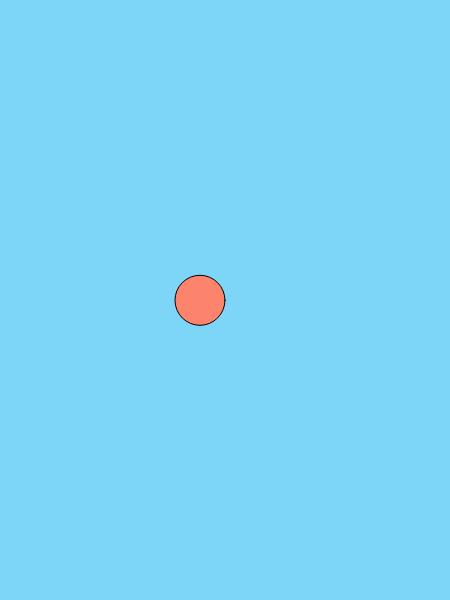
Frame 1 (no input)
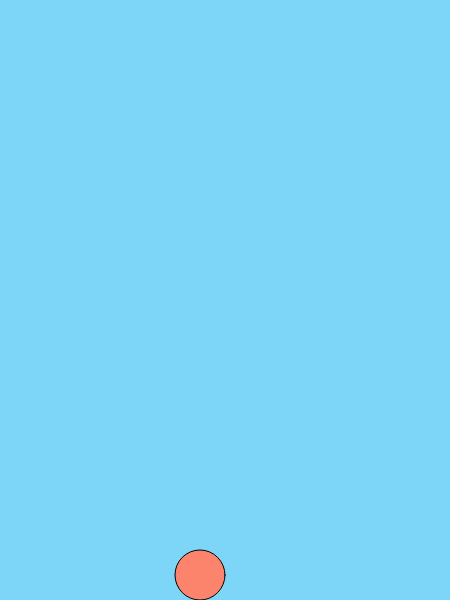
Frame 60 (no input)
Frame 120 (the mouse pressed at the canvas centre since frame 60): identical to frame 60, image omitted

The p5.js sketch that drew these frames (run headless with seeded random() and noise() and a simulated clock; from frame 60 on, the mouse is pressed at the canvas centre):

// p5.js sketch
// ── sketch.js
let bird ;
function setup() {
    createCanvas(450, 600);
    // var r = random(255);
    // var g = random(255);
    // var b = random(255);
    // background(r, g, b);
    bird = new Bird;
}
function draw() {
    background(125, 214, 247);
    bird.update();
    bird.show();

}
function keyPressed(){
    if(key==' '){
        bird.up();
    }
}
function mouseClicked(){
    bird.up();
}
// ── bird.js
class Bird {
    constructor() {
        this.x = 200;
        this.y = height / 2;
        this.r = 25;
        this.gravity = 0.3;
        this.velocity = 0;
    }
    show() {
        fill(252, 132, 109);
        ellipse(this.x, this.y, this.r * 2);
    }
    update() {
        this.velocity += this.gravity;
        this.y += this.velocity;
        if (this.y > height - this.r) {
            this.y = height - this.r;
            this.velocity = 0;
        }
        if(this.y<10){
            this.y=this.r;
            this.velocity=0;
        }
    }
    up() {
        this.velocity -= 15;
    }
}
